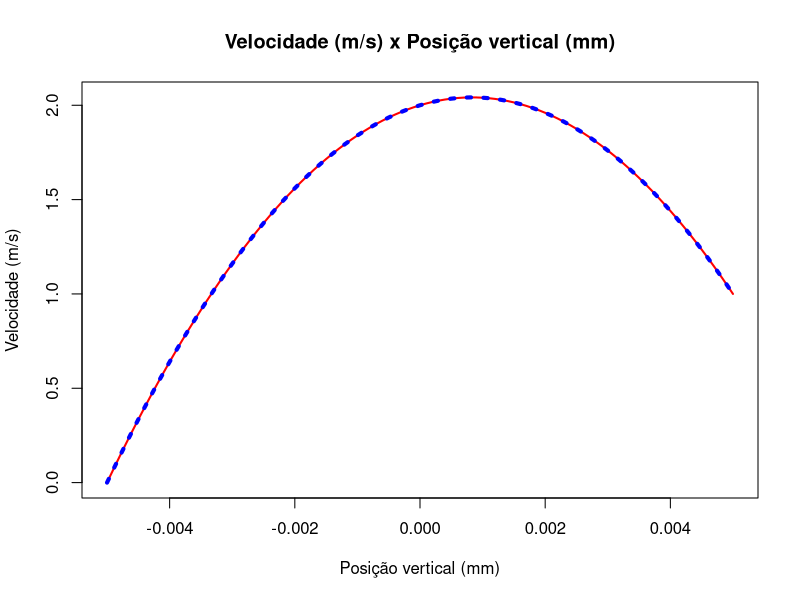

This figure's R source:
rm(list = ls())

dpdx <- -178800
mu <- 1.49
h <- 5 * 10^-3
U <- 1
N <- 100 # numero de pontos analisados 
dy <- 2 * h/N # passo no espaço

N <- N + 1 # ajuste posicao incial

y_seq <- seq(from = -h, to = h, by = dy)
u_analytical <- (U/2) * (1 + y_seq/h) + ((-dpdx * h^2) / (2 * mu * U)) * (1 - y_seq^2 / h^2) * U

plot(
  NULL,
  main = "Velocidade (m/s) x Posição vertical (mm)",
  xlab = "Posição vertical (mm)",
  ylab = "Velocidade (m/s)",
  xlim = c(-h, h),
  ylim = c(0, max(u_analytical))
)

lines(y_seq, u_analytical, lwd = 2, col = "red")

# solucao numerica

A <- matrix(0, ncol = N, nrow = N)
b <- rep(0, N)

line <- 0

for (yi in y_seq) {
  line <- line + 1
  
  if (yi == -h) {
    # condição de contorno placa de baixo
    # u0 = 0 ==> 1 * u0 = 0
    
    A[line, line] <- 1
    b[line] <- 0
  } else if (yi == h) {
    # condição de contorno placa de cima
    # uN = U ==> 1 * uN = U
    
    A[line, line] <- 1
    b[line] <- U
  } else {
    # no interno, usa  a equacao de diferenças finitas deduzida
    A[line, line + 1] <- 1
    A[line, line] <- -2
    A[line, line - 1] <- 1
    
    b[line] <- (dpdx / mu) * dy^2
  }
}

u_numerical <- solve(A) %*% b
lines(y_seq, u_numerical, lwd = 4, col = "blue", lty = 3)

